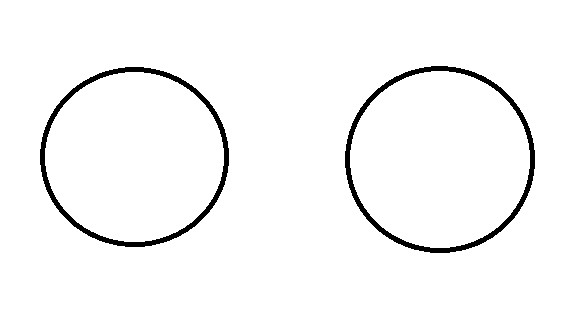
#> input picture test_1.jpg, 582 x 321 px
$ python circle_detector.py
#> lines starting #> are read from the running program, lines starting #| are printed output that depends on the picture; after the words box and inside, x2 and y2 are one past the last pixel; in counts of white or black regions, pixels touching at a corner belong together
import numpy as np
import cv2 as cv

image = cv.imread(input("Write way to image: "))
#> the answer given: test_1.jpg
#> image is the input picture: shape (321, 582, 3); min 0, max 255, mean 247.2

def circle_detect(img):

    output = img.copy()

    bgr_to_gray = cv.medianBlur(cv.cvtColor(img, cv.COLOR_BGR2GRAY), 5)

    circles = cv.HoughCircles(bgr_to_gray, cv.HOUGH_GRADIENT, 1, 20,
                              param1=40, param2=46, minRadius=0, maxRadius=0)
#> circles = [[442.5, 158.5, 91.6], [137.5, 157.5, 90.1]]

    detected_circles = np.uint16(np.around(circles))
#> detected_circles = [[442, 158, 92], [138, 158, 90]]

    for (x, y ,r) in detected_circles[0, :]:
        cv.circle(output, (x, y), r, (0, 0, 0), 3)
        cv.circle(output, (x, y), 2, (0, 255, 255), 3)
#> this loop made 2 passes
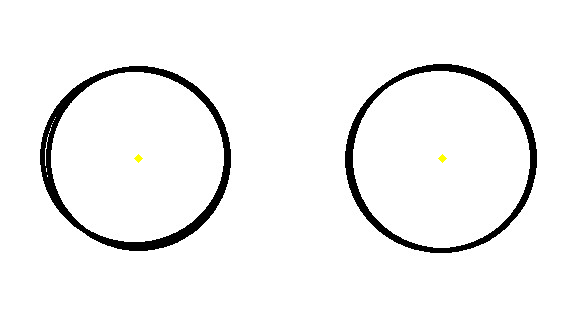
#> output: shape (321, 582, 3); 2.14% of pixels changed, all inside (x1, y1, x2, y2) = (46, 64, 537, 253)
    return output


detect = circle_detect(image)

cv.imshow('Detecting circles',detect)
cv.waitKey(0)
cv.destroyAllWindows()

$ run again, on test_3.jpg
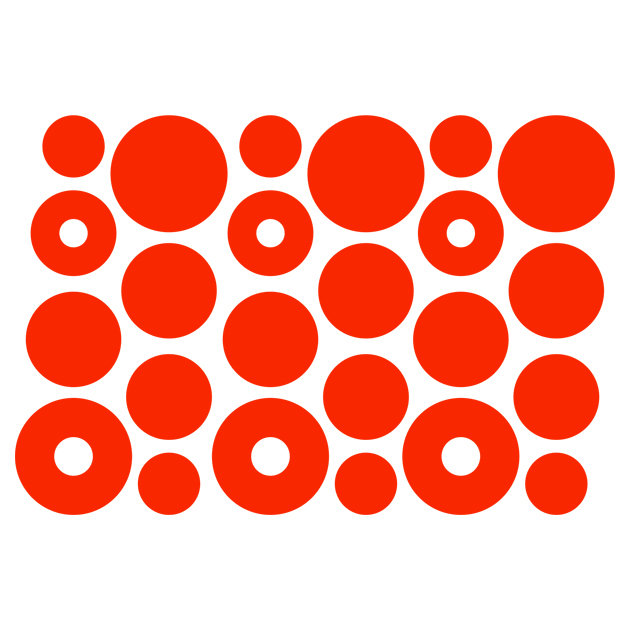
#> input picture test_3.jpg, 630 x 630 px
#> image is the input picture: shape (630, 630, 3); mean B, G, R 155.3, 170.4, 251.9
#> in circle_detect, `bgr_to_gray = cv.medianBlur(cv.cvtColor(img, cv.COLOR_BGR2GRAY), 5)`:
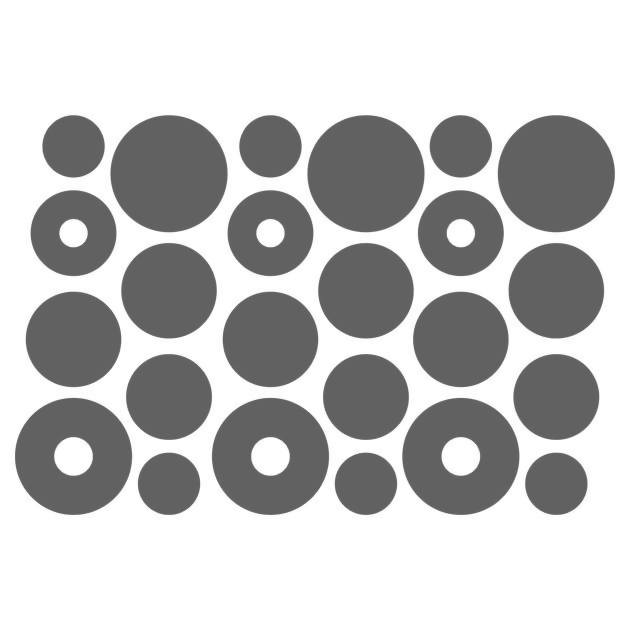
#> bgr_to_gray: shape (630, 630); min 95, max 255, mean 193.1
#> circles = 24 rows, first 8: [168.5, 173.5, 58.9], [365.5, 173.5, 58.9], [365.5, 396.5, 43], [270.5, 455.5, 58.3], [168.5, 396.5, 43], [73.5, 456.5, 58.3], [555.5, 173.5, 58], [460.5, 339.5, 47.4]
#> detected_circles = 24 rows, first 8: [168, 174, 59], [366, 174, 59], [366, 396, 43], [270, 456, 58], [168, 396, 43], [74, 456, 58], [556, 174, 58], [460, 340, 47]
#> the loop in circle_detect, `for (x, y ,r) in detected_circles[0, :]:` made 24 passes
#> after the loop in circle_detect, `for (x, y ,r) in detected_circles[0, :]:`:
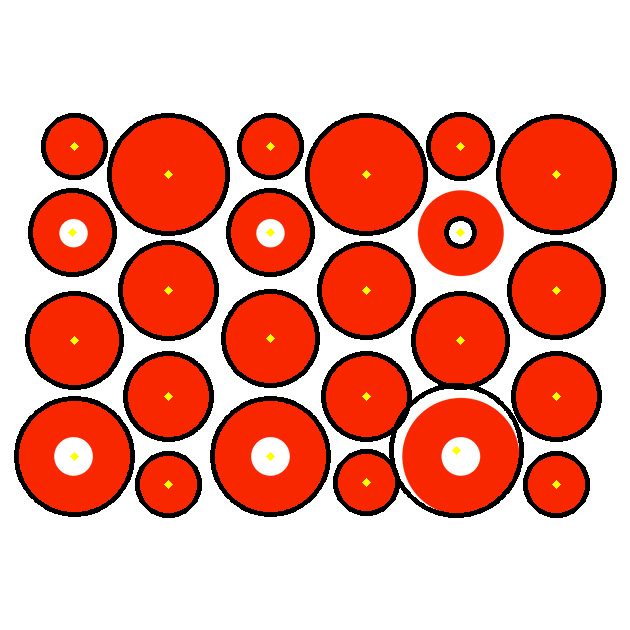
#> output: shape (630, 630, 3); 8.41% of pixels changed, all inside (x1, y1, x2, y2) = (14, 112, 617, 518)
